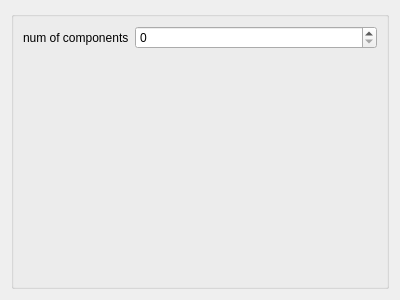
<?xml version="1.0" encoding="UTF-8"?>
<ui version="4.0">
 <class>Form</class>
 <widget class="QWidget" name="Form">
  <property name="geometry">
   <rect>
    <x>0</x>
    <y>0</y>
    <width>400</width>
    <height>300</height>
   </rect>
  </property>
  <property name="windowTitle">
   <string>Form</string>
  </property>
  <layout class="QVBoxLayout" name="verticalLayout">
   <item>
    <widget class="QGroupBox" name="groupBox">
     <layout class="QFormLayout" name="formLayout">
      <property name="fieldGrowthPolicy">
       <enum>QFormLayout::AllNonFixedFieldsGrow</enum>
      </property>
      <item row="0" column="0">
       <widget class="QLabel" name="numOfComponentsLabel">
        <property name="text">
         <string>num of components</string>
        </property>
       </widget>
      </item>
      <item row="0" column="1">
       <widget class="QSpinBox" name="numOfComponentsSpinBox"/>
      </item>
     </layout>
    </widget>
   </item>
  </layout>
 </widget>
 <resources/>
 <connections/>
</ui>
